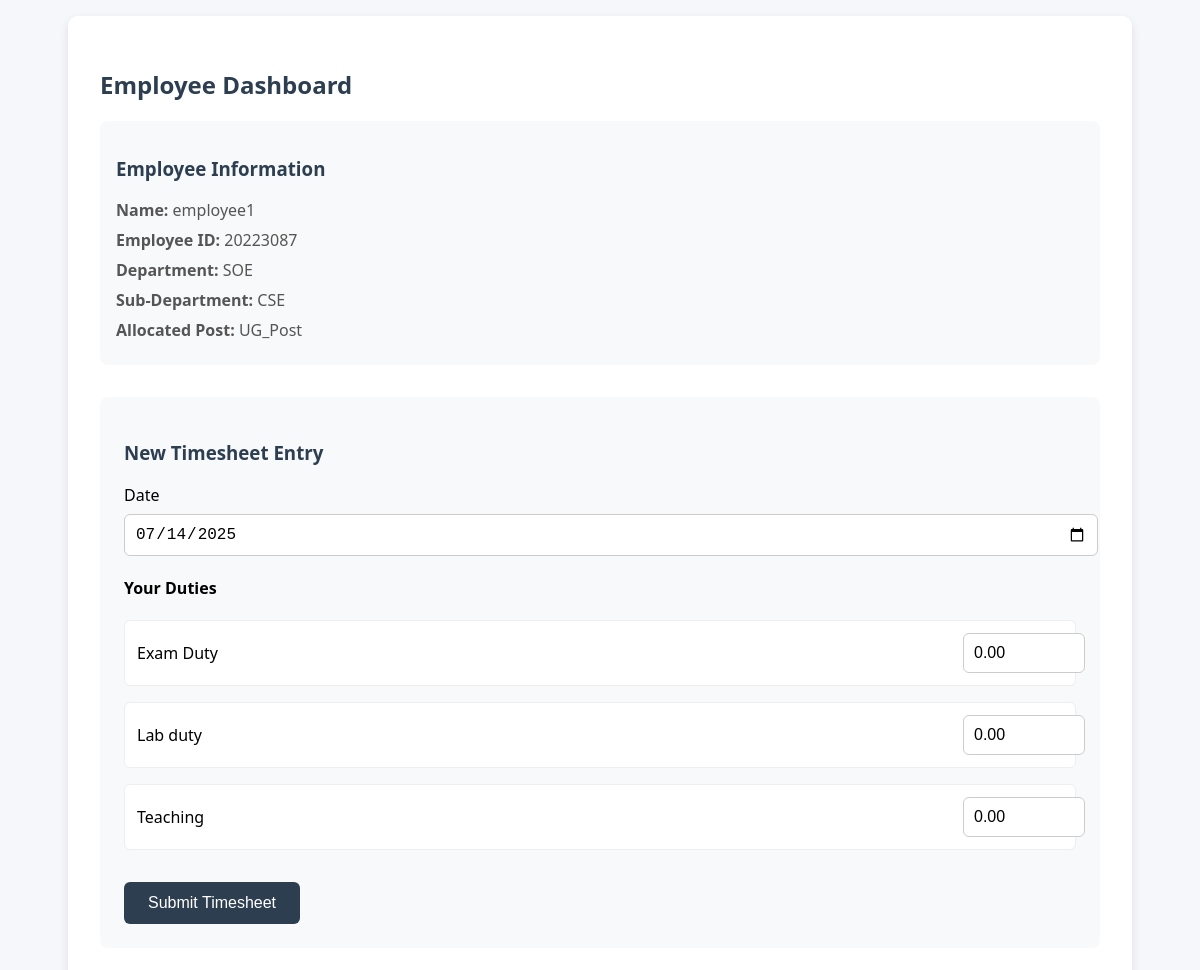
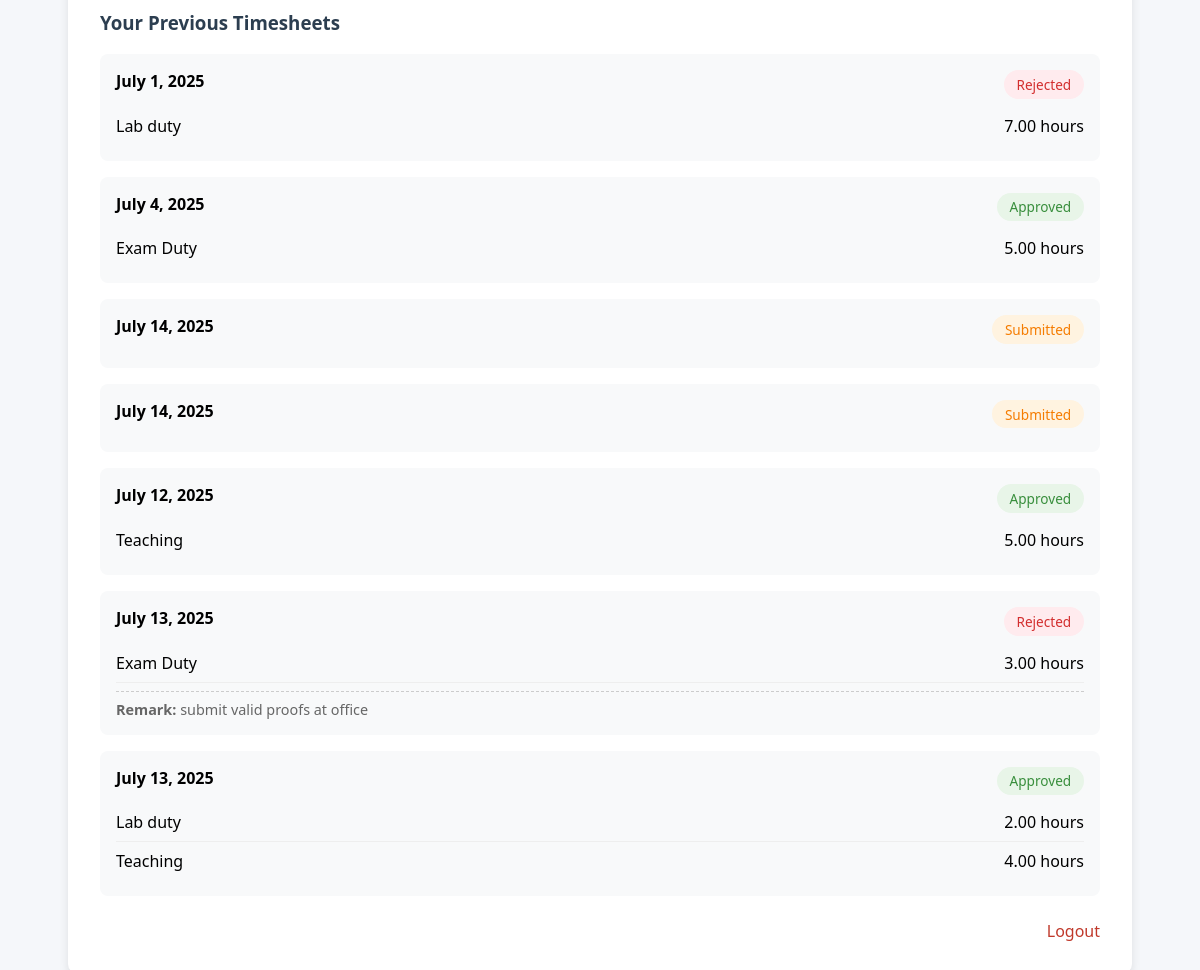
The app's page /employee/dashboard/ (signed in) with its own data (2 pictures, top to bottom).
### tracker/models.py (models this page shows, shortened)
class Employee(models.Model):
    user = models.OneToOneField(User, on_delete=models.CASCADE, null=True)
    employee_id = models.CharField(max_length=20, unique=True)
    department = models.CharField(max_length=100, default="Unknown")
    sub_department = models.CharField(max_length=100, blank=True, null=True)
    allocated_post = models.ForeignKey(AllocatedPost, on_delete=models.SET_NULL, null=True, blank=True)

class User(AbstractUser):
    is_admin = models.BooleanField(default=False)
    employee_id = models.CharField(max_length=20, unique=True, blank=True, null=True)

class AllocatedPost(models.Model):
    department = models.CharField(max_length=100)
    sub_department = models.CharField(max_length=100, blank=True, null=True)
    post_name = models.CharField(max_length=100)
    description = models.TextField(blank=True, null=True)
    created_by = models.ForeignKey(DepartmentHead, on_delete=models.SET_NULL, null=True)
    created_at = models.DateTimeField(auto_now_add=True)
    class Meta:
        unique_together = ('department', 'sub_department', 'post_name')
        ordering = ['post_name']

class PostDuty(models.Model):
    post = models.ForeignKey(AllocatedPost, on_delete=models.CASCADE, related_name='duties')
    duty_name = models.CharField(max_length=100)
    description = models.TextField(blank=True, null=True)
    created_at = models.DateTimeField(auto_now_add=True)
    class Meta:
        verbose_name_plural = "Post Duties"
        ordering = ['duty_name']

class Timesheet(models.Model):
    STATUS_CHOICES = [
        ('Open', 'Open'),
        ('Submitted', 'Submitted'),
        ('Approved', 'Approved'),
        ('Rework', 'Rework'),
        ('Rejected', 'Rejected'),
    ]
    employee = models.ForeignKey(Employee, on_delete=models.CASCADE, null=True)
    date = models.DateField()
    department = models.CharField(max_length=100, default="Unknown")
    status = models.CharField(max_length=20, choices=STATUS_CHOICES, default='Open')
    submitted_at = models.DateTimeField(auto_now_add=True)
    admin_remark = models.TextField(blank=True, null=True)
    department_head_remark = models.TextField(blank=True, null=True)
    class Meta:
        ordering = ['-submitted_at']

class TimesheetEntry(models.Model):
    timesheet = models.ForeignKey(Timesheet, on_delete=models.CASCADE, related_name='entries')
    duty = models.ForeignKey(PostDuty, on_delete=models.CASCADE)
    hours = models.DecimalField(max_digits=4, decimal_places=2)

### tracker/views.py (the view)
# urls.py: path('employee/dashboard/', views.employee_dashboard, name='employee_dashboard'),
@csrf_exempt
def employee_dashboard(request):
    try:
        employee = Employee.objects.get(user=request.user)
    except Employee.DoesNotExist:
        return redirect('employee_signin')
    if request.method == 'POST':
        form = TimesheetForm(request.POST, employee=employee)
        if form.is_valid():
            timesheet = Timesheet.objects.create(
                employee=employee,
                date=form.cleaned_data['date'],
                department=employee.department,
                status='Submitted'
            )
            for duty in employee.allocated_post.duties.all():
                hours = form.cleaned_data.get(f'duty_{duty.id}')
                if hours and float(hours) > 0:
                    TimesheetEntry.objects.create(
                        timesheet=timesheet,
                        duty=duty,
                        hours=hours
                    )
            return redirect('employee_dashboard')
    else:
        form = TimesheetForm(employee=employee)
    previous_timesheets = Timesheet.objects.filter(employee=employee).prefetch_related('entries')
    return render(request, 'employee_dashboard.html', {
        'form': form,
        'previous_timesheets': previous_timesheets,
        'employee': employee,
    })

### tracker/forms.py
class TimesheetForm(forms.Form):
    date = forms.DateField(widget=forms.DateInput(attrs={'type': 'date'}))
    def __init__(self, *args, **kwargs):
        employee = kwargs.pop('employee', None)
        super().__init__(*args, **kwargs)
        if employee and employee.allocated_post:
            duties = employee.allocated_post.duties.all()
            for duty in duties:
                self.fields[f'duty_{duty.id}'] = forms.DecimalField(
                    label=duty.duty_name,
                    required=False,
                    max_digits=4,
                    decimal_places=2,
                    min_value=0,
                    widget=forms.NumberInput(attrs={'step': '0.25', 'placeholder': '0.00'})
                )

### tracker/templates/employee_dashboard.html (shortened to what this page needs)
<!DOCTYPE html>
<html lang="en">
<head>
</head>
<body>
  <div class="container">
    <h2>Employee Dashboard</h2>
    <div class="employee-info">
      <h3>Employee Information</h3>
      <p><strong>Name:</strong> {{ employee.user.username }}</p>
      <p><strong>Employee ID:</strong> {{ employee.employee_id }}</p>
      <p><strong>Department:</strong> {{ employee.department }}</p>
      <p><strong>Sub-Department:</strong> {{ employee.sub_department|default:"Not specified" }}</p>
      <p><strong>Allocated Post:</strong> {{ employee.allocated_post.post_name }}</p>
    </div>
    <div class="timesheet-form">
      <h3>New Timesheet Entry</h3>
      <form method="post">
        <div class="form-group">
          <label for="id_date">Date</label>
          <input type="date" name="date" id="id_date" required>
        </div>
        <h4>Your Duties</h4>
        {% for duty in employee.allocated_post.duties.all %}
        <div class="duty-row">
          <div class="duty-name">{{ duty.duty_name }}</div>
          <div class="duty-hours">
            <input type="number" name="duty_{{ duty.id }}"
                   step="0.25" min="0" placeholder="0.00"
                   value="0.00">
          </div>
        </div>
        {% empty %}
        <p>No duties assigned to your post yet. Please contact your department head.</p>
        {% endfor %}
        {% if employee.allocated_post.duties.all %}
        <button type="submit">Submit Timesheet</button>
        {% endif %}
      </form>
    </div>
    <h3>Your Previous Timesheets</h3>
    {% for timesheet in previous_timesheets %}
    <div class="timesheet-card">
      <div class="timesheet-header">
        <div class="timesheet-date">{{ timesheet.date }}</div>
        <div class="timesheet-status {{ timesheet.status|lower }}">{{ timesheet.status }}</div>
      </div>
      {% for entry in timesheet.entries.all %}
      <div class="timesheet-entry">
        <div>{{ entry.duty.duty_name }}</div>
        <div>{{ entry.hours }} hours</div>
      </div>
      {% endfor %}
      {% if timesheet.department_head_remark %}
      <div class="timesheet-remark">
        <strong>Remark:</strong> {{ timesheet.department_head_remark }}
      </div>
      {% endif %}
    </div>
    {% empty %}
    <p>No previous timesheets found.</p>
    {% endfor %}
    <div class="logout-link">
      <a href="{% url 'logout' %}">Logout</a>
    </div>
  </div>
</body>
</html>

### tracker/templates/employee_dashboard.html (style rules this page uses)
body { font-family: "Segoe UI", Tahoma, Geneva, Verdana, sans-serif; background-color: #f5f7fa; margin: 0; padding: 1rem; }
.container { max-width: 1000px; margin: 0 auto; background: #fff; padding: 2rem; border-radius: 10px; box-shadow: 0 4px 10px rgba(0,0,0,0.1); }
h2, h3 { color: #2c3e50; }
.employee-info { background-color: #f8f9fa; padding: 1rem; border-radius: 8px; margin-bottom: 2rem; }
.employee-info p { margin: 0.5rem 0; color: #555; }
.timesheet-form { margin-bottom: 2rem; background: #f8f9fa; padding: 1.5rem; border-radius: 8px; }
.form-group { margin-bottom: 1rem; }
.form-group label { display: block; margin-bottom: 0.5rem; font-weight: 500; }
input[type="date"], input[type="number"] { width: 100%; padding: 10px; border: 1px solid #ccc; border-radius: 6px; font-size: 1rem; }
.duty-row { display: flex; align-items: center; margin-bottom: 1rem; padding: 0.75rem; background: white; border-radius: 6px; border: 1px solid #eee; }
.duty-name { flex: 1; font-weight: 500; }
.duty-hours { width: 100px; }
button[type="submit"] { padding: 0.75rem 1.5rem; background-color: #2c3e50; color: white; border: none; border-radius: 6px; font-size: 1rem; cursor: pointer; margin-top: 1rem; }
.timesheet-card { background: #f8f9fa; padding: 1rem; border-radius: 8px; margin-bottom: 1rem; }
.timesheet-header { display: flex; justify-content: space-between; margin-bottom: 0.5rem; }
.timesheet-date { font-weight: bold; }
.timesheet-status { padding: 0.3rem 0.8rem; border-radius: 20px; font-size: 0.85rem; font-weight: 500; }
.timesheet-status.submitted { background-color: #fff3e0; color: #f57c00; }
.timesheet-status.approved { background-color: #e8f5e8; color: #388e3c; }
.timesheet-status.rejected { background-color: #ffebee; color: #d32f2f; }
.timesheet-entry { display: flex; justify-content: space-between; padding: 0.5rem 0; border-bottom: 1px solid #eee; }
.timesheet-entry:last-child { border-bottom: none; }
.timesheet-remark { margin-top: 0.5rem; padding-top: 0.5rem; border-top: 1px dashed #ccc; font-size: 0.9rem; color: #666; }
.logout-link { margin-top: 1.5rem; text-align: right; }
.logout-link a { text-decoration: none; color: #c0392b; }

### records on screen
Employee: user.username "employee1", employee_id "20223087", department "SOE", sub_department "CSE", allocated_post.post_name "UG_Post"
PostDuty: duty_name "Exam Duty"
PostDuty: duty_name "Lab duty"
PostDuty: duty_name "Teaching"
Timesheet: date "July 1, 2025", status "Rejected"
TimesheetEntry: duty.duty_name "Lab duty", hours "7.00"
Timesheet: date "July 4, 2025", status "Approved"
TimesheetEntry: duty.duty_name "Exam Duty", hours "5.00"
Timesheet: date "July 14, 2025", status "Submitted"
Timesheet: date "July 14, 2025", status "Submitted"
Timesheet: date "July 12, 2025", status "Approved"
TimesheetEntry: duty.duty_name "Teaching", hours "5.00"
Timesheet: date "July 13, 2025", status "Rejected", department_head_remark "submit valid proofs at office"
TimesheetEntry: duty.duty_name "Exam Duty", hours "3.00"
Timesheet: date "July 13, 2025", status "Approved"
TimesheetEntry: duty.duty_name "Lab duty", hours "2.00"
TimesheetEntry: duty.duty_name "Teaching", hours "4.00"
